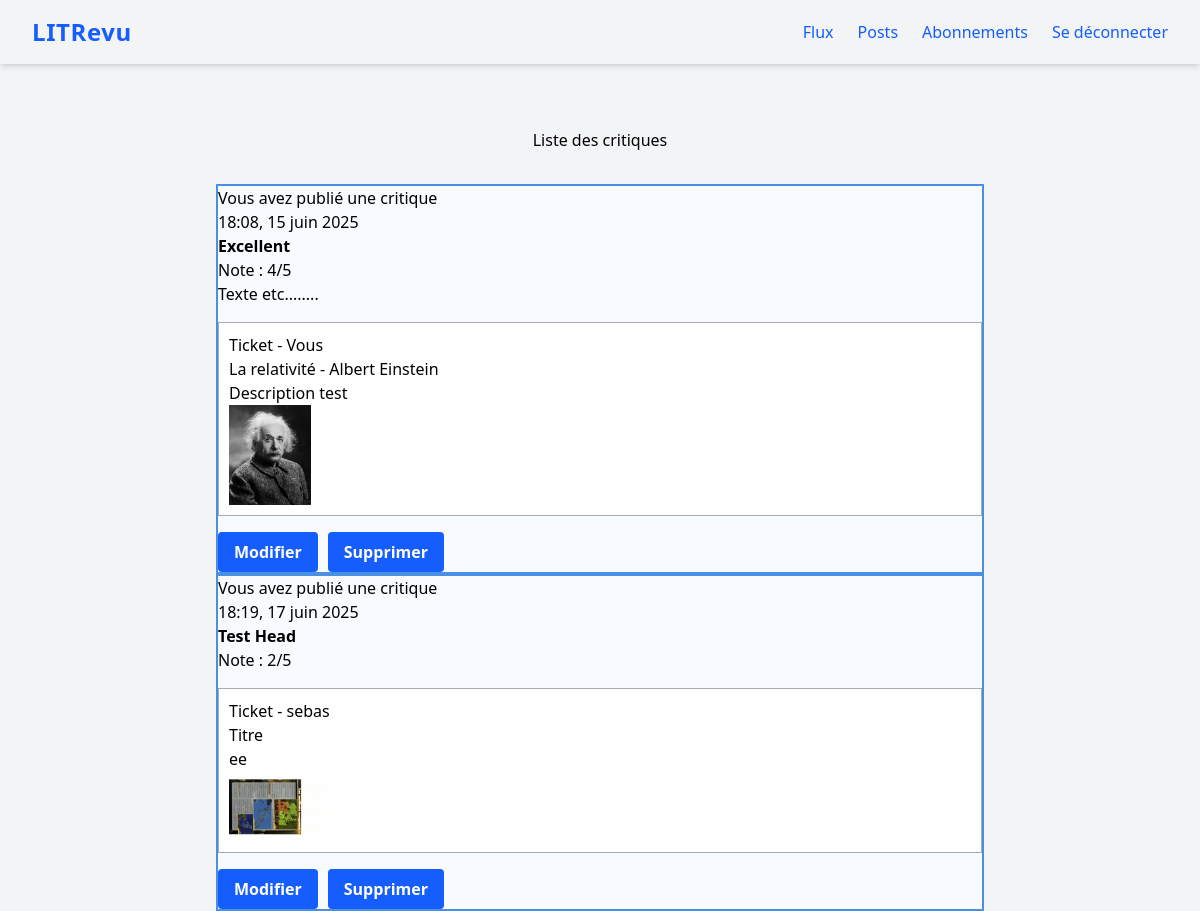
/reviews/ (signed in), run on an earlier commit of the app's database.
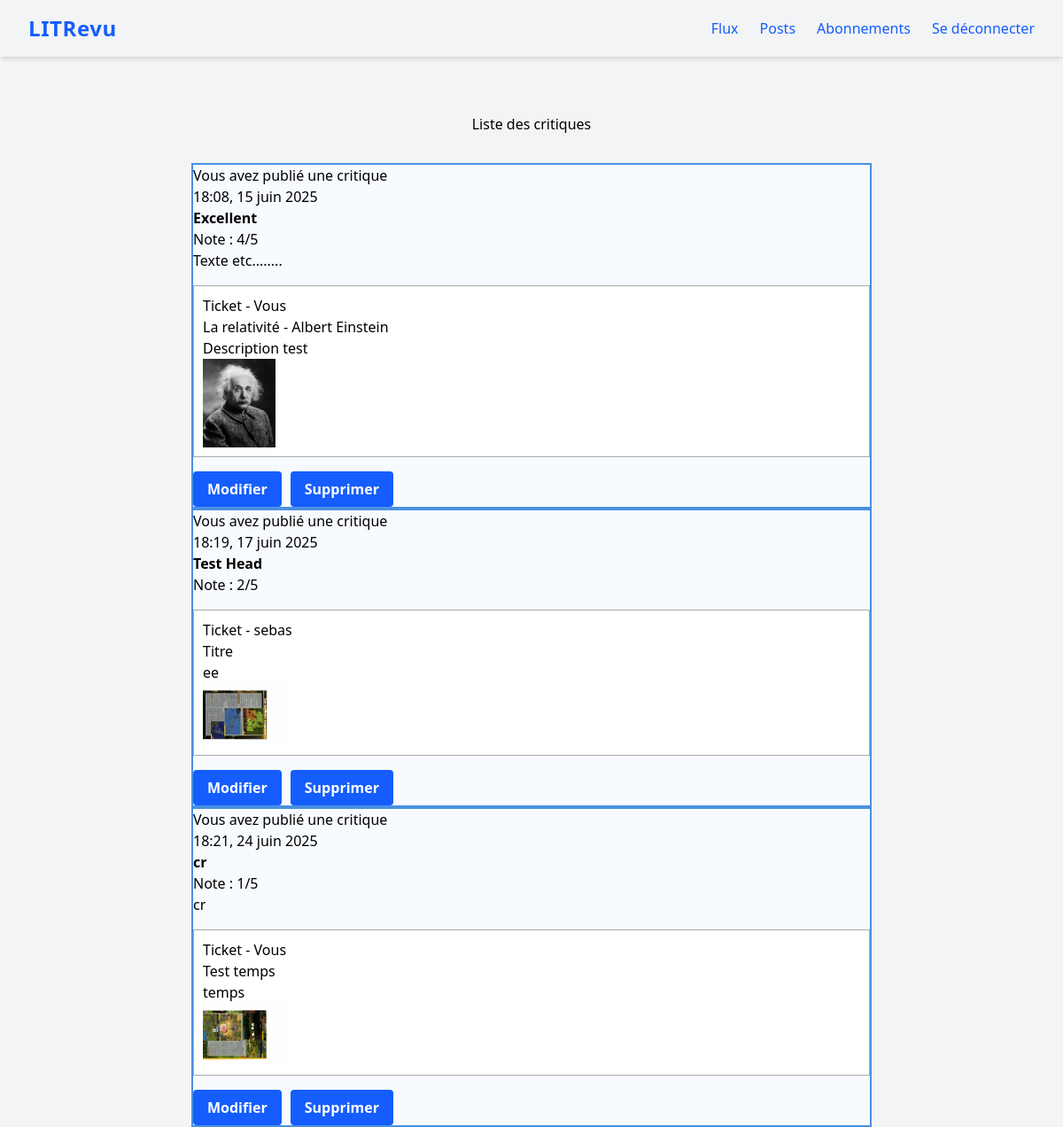
And on a later commit of the database.
### review/models.py (models this page shows, shortened)
class Review(models.Model):
    ticket = models.ForeignKey(to=Ticket, on_delete=models.CASCADE)
    rating = models.PositiveSmallIntegerField(
        validators=[MinValueValidator(0), MaxValueValidator(5)])
    headline = models.CharField(max_length=128)
    body = models.CharField(max_length=8192, blank=True)
    user = models.ForeignKey(
        to=settings.AUTH_USER_MODEL, on_delete=models.CASCADE)
    time_created = models.DateTimeField(auto_now_add=True)
    class Meta:
        permissions = [
            ("change_own_review", "Peut modifier sa propre critique"),
        ]

class Ticket(models.Model):
    title = models.CharField(max_length=128, default="Titre")
    description = models.CharField(max_length=2048, blank=True)
    user = models.ForeignKey(
        to=settings.AUTH_USER_MODEL, on_delete=models.CASCADE)
    image = models.ImageField(blank=True, null=True)
    time_created = models.DateTimeField(default=timezone.now)
    class Meta:
        permissions = [
            ("change_own_ticket", "Peut modifier son propre ticket"),
        ]

### authentication/models.py (models this page shows)
class User(AbstractUser):
    follows = models.ManyToManyField(
        'self',
        symmetrical=False,
        verbose_name='suit'
    )

### review/views.py (the view)
# urls.py: path('reviews/', review.views.reviews, name='reviews'),
@login_required
def reviews(request):
    reviews = models.Review.objects.all()
    return render(
        request,
        'review/reviews.html',
        context={'reviews': reviews},
    )

### review/templates/review/reviews.html
{% extends 'base.html' %}
{% block content %}
    <h2 class="text-center my-8">Liste des critiques</h2>
    <div class="grid-container">
        {% for post in reviews %}
            <div class="post" style="border:2px solid #4a90e2; background:#f7faff;">
                {% if post.user == user %}
                    <p>Vous avez publié une critique</p>
                {% else %}
                    <p>{{ post.user }} a publié une critique</p>
                {% endif %}
                <p>{{ post.time_created|date:"H:i, d F Y" }}</p>
                <p><b>{{ post.headline }}</b></p>
                <p>Note : {{ post.rating }}/5</p>
                <p>{{ post.body }}</p>
                <div style="border:1px solid #aaa; background:#fff; margin:16px 0; padding:10px;">
                    <span>Ticket - {% if post.ticket.user == user %}Vous{% else %}{{ post.ticket.user }}{% endif %}</span><br>
                    <span>{{ post.ticket.title }}</span><br>
                    <span>{{ post.ticket.description }}</span>
                    {% if post.ticket.image %}
                        <img src="{{ post.ticket.image.url }}" alt="Image du ticket {{ post.ticket.title }}" style="max-width:100px;max-height:100px;">
                    {% endif %}
                </div>
                <div style="display:flex; gap:10px;">
                    <a href="{% url 'edit-review' post.id %}"><button type="button" class="bg-blue-600 text-white px-4 py-2 rounded hover:bg-blue-700 font-semibold transition">Modifier</button></a>
                    <a href="{% url 'delete-review' post.id %}"><button type="button" class="bg-blue-600 text-white px-4 py-2 rounded hover:bg-blue-700 font-semibold transition">Supprimer</button></a>
                </div>
            </div>
        {% endfor %}
    </div>
{% endblock content %}

### templates/base.html (shortened to what this page needs)
{% load static tailwind_tags %}
<html lang="fr-FR" class="h-full bg-gray-100">
    <head>
        {% tailwind_css %}
    </head>
    <body class="min-h-screen flex flex-col">
        <nav class="w-full bg-violet-300 text-blue-600 shadow-md py-4 px-8 flex items-center justify-between">
            <div class="flex items-center gap-4">
                <h1 class="text-2xl font-bold text-blue-600 tracking-wide">LITRevu</h1>
            </div>
            {% if user.is_authenticated %}
            <div class="flex items-center gap-6">
                <h2><a href="{% url 'flux' %}" class="hover:text-pink-400 transition">Flux</a></h2>
                <h2><a href="{% url 'posts' %}" class="hover:text-pink-400 transition">Posts</a></h2>
                <h2><a href="{% url 'follow-users' %}" class="hover:text-pink-400 transition">Abonnements</a></h2>
                <h2><form action="{% url 'logout' %}" method="post" class="inline">
                    <button type="submit" class="bg-transparent text-blue-600 hover:text-pink-400 transition">Se déconnecter</button>
                </form></h2>
            </div>
            {% endif %}
        </nav>
        <main class="flex-1 w-full max-w-3xl mx-auto mt-8">
            {% block content %}{% endblock content %}
        </main>
    </body>
</html>

What changed in the data, as far as the page shows it:
added Review: shows "Vous avez publié une critique", time_created "18:21, 24 juin 2025", headline "cr", rating "1", body "cr", ticket "Test temps", ticket.description "temps", ticket.image (picture)
